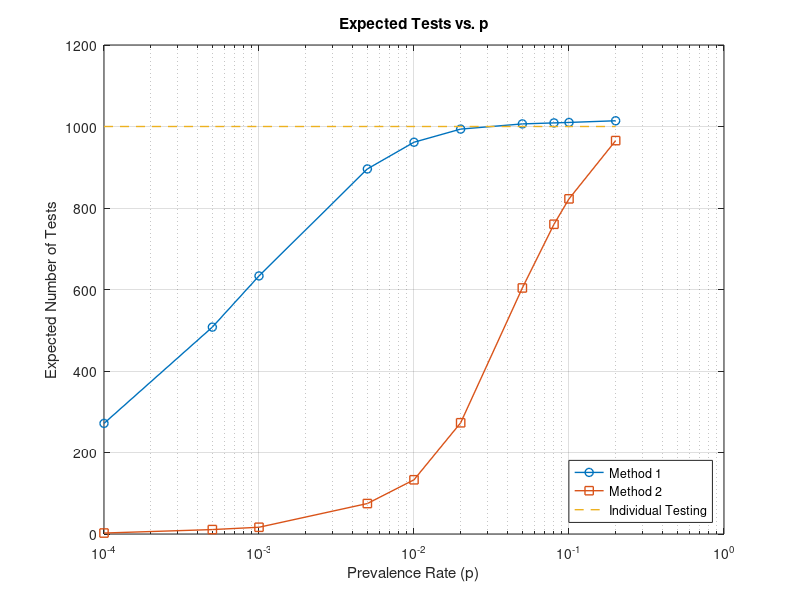

Here is the MATLAB script that generated this plot:
n = 1000;
p_values = [1e-4, 5e-4, 1e-3, 5e-3, 0.01, 0.02, 0.05, 0.08, 0.1, 0.2];
T1_method = zeros(size(p_values));  % Method 1 
T2_method = zeros(size(p_values));  % Method 2 

for i = 1:length(p_values)
    p = p_values(i);
    
    % Optimal s from (a)(ii)
    s_opt = round(sqrt(n / p));
    % Expected tests from (a)(i)
    T1_method(i) = n/s_opt + n*(1 - (1 - p)^s_opt);
    
    % Optimal π from (b)(ii)
    pi_opt = 1/(n * p);
    
    % Define α = π(1 - pπ)^(n-1)
    alpha = pi_opt * (1 - p*pi_opt)^(n-1);
    
    % For very small p, use approximation from (b)(v)
    if p < 0.001
        % Optimal T1 from general form (b)(v)
        T1_star = (1/alpha) * log(n*(1-p)*alpha);
        T1_star = max(1, round(T1_star));
        
        T2_method(i) = T1_star + n*p + 1/alpha;
    else
        % For larger p, use exact numerical optimization
        T2_func = @(T1_val) T1_val + n * (p + (1-p) * (1 - alpha)^T1_val);
        
        T1_range = 1:100;
        T2_candidates = arrayfun(T2_func, T1_range);
        [min_val, idx] = min(T2_candidates);
        T2_method(i) = min_val;
    end
end

%% Plot Results
figure;
semilogx(p_values, T1_method, 'o-', 'LineWidth', 1, 'DisplayName', 'Method 1');
hold on;
semilogx(p_values, T2_method, 's-', 'LineWidth', 1, 'DisplayName', 'Method 2 ');
semilogx(p_values, n*ones(size(p_values)), '--', 'LineWidth', 1, 'DisplayName', 'Individual Testing');

xlabel('Prevalence Rate (p)');
ylabel('Expected Number of Tests');
title('Expected Tests vs. p');
legend('Location', 'southeast');
grid on;

%% Display Results in Table
fprintf('Prevalence (p)\tMethod 1\tMethod 2\n');
fprintf('---------------------------------------------\n');
for i = 1:length(p_values)
    fprintf('%10.4f\t%8.1f\t%8.1f\n', p_values(i), T1_method(i), T2_method(i));
end